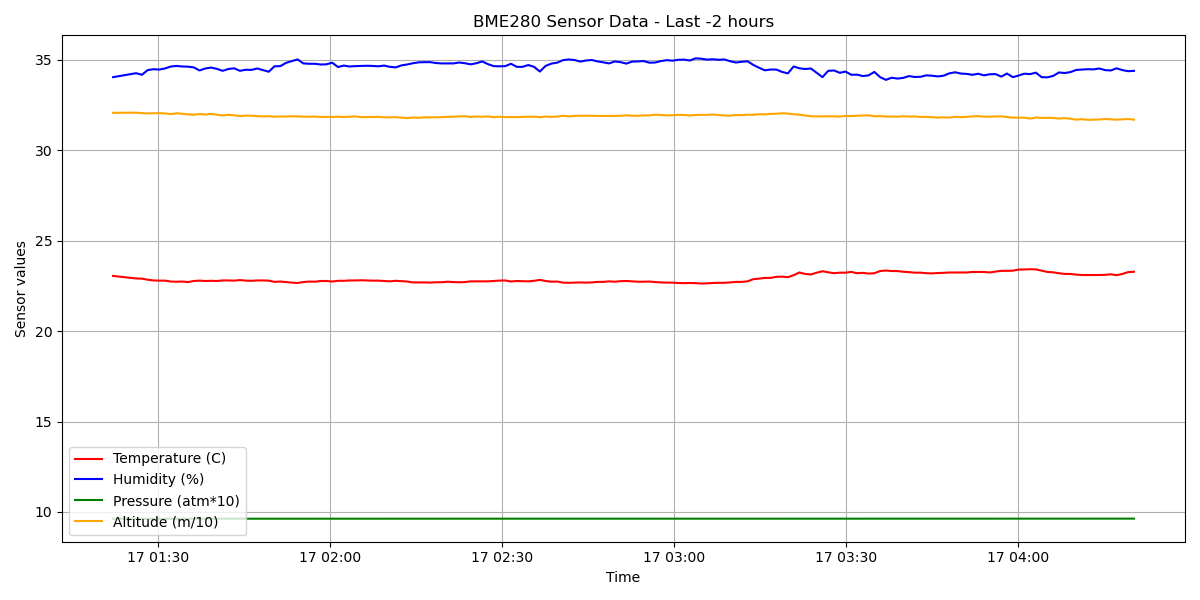

Write the Python code that produced this figure.
#!/usr/bin/env python3

import sqlite3
import pandas as pd
import matplotlib.pyplot as plt
from datetime import datetime

# --- calculate the altitude from pressure ---
def pressure_to_altitude(pressure_hpa, sea_level_pressure=1013.25):
	"""
	Calculate altitude in meters from pressure in hPa.
	"""
	return 44330.0 * (1.0 - (pressure_hpa / sea_level_pressure) **(1/5.255))



# --- input from user ---

while True:
	time_range_type = input("Choose the time range type (H=Hours, D=Days, M=Months: ").upper()
	if time_range_type not in ["H", "D", "M"]:
		print("Invalid option. Please enter H, D or M only.")
		continue

	time_range_qty = input("How many? ").strip()
	if not time_range_qty.isdigit():
		print("Please enter a valid positive number.")
		continue

	time_range_qty = int(time_range_qty)
	if time_range_qty <= 0:
		print("umber must be greater than zero")
		continue
	break

# --- build interval ---
if time_range_type == "H":
	interval = f"-{time_range_qty} hours"
elif time_range_type == "D":
        interval = f"-{time_range_qty} days" 
elif time_range_type == "M":
        interval = f"-{time_range_qty} months" 

# --- config ---
DB_FILE = '/home/stefpi/van_monitor/bme_database.db'
GRAPH_FILE = '/home/stefpi/van_monitor/bme_graph.png'

# --- read data ---
conn = sqlite3.connect(DB_FILE)
query = f"""
SELECT timestamp, temperature, humidity, pressure
FROM bme_log
WHERE timestamp >= datetime('now', '{interval}')
ORDER BY timestamp ASC
"""

df = pd.read_sql_query(query, conn)
conn.close()

#stop if no data
if df.empty:
	print("No data found for the selected range.")
	exit()

# --- convert timestamp ---
df['timestamp'] = pd.to_datetime(df['timestamp'])

# --- plot ---
plt.figure(figsize=(12, 6))
plt.plot(df['timestamp'], df['temperature'], label = 'Temperature (C)', color='red')
plt.plot(df['timestamp'], df['humidity'], label = 'Humidity (%)', color='blue')
plt.plot(df['timestamp'], df['pressure']*0.000987*10, label = 'Pressure (atm*10)', color='green')
altitude = pressure_to_altitude(df['pressure'])
plt.plot(df['timestamp'], altitude/10, label = 'Altitude (m/10)', color='orange')


plt.xlabel('Time')
plt.ylabel('Sensor values')
plt.title(f'BME280 Sensor Data - Last {interval}')
plt.legend()
plt.grid(True)
plt.tight_layout()

# --- show & save ---
plt.savefig(GRAPH_FILE)
plt.show()
print(f"Graph saved to {GRAPH_FILE}")
